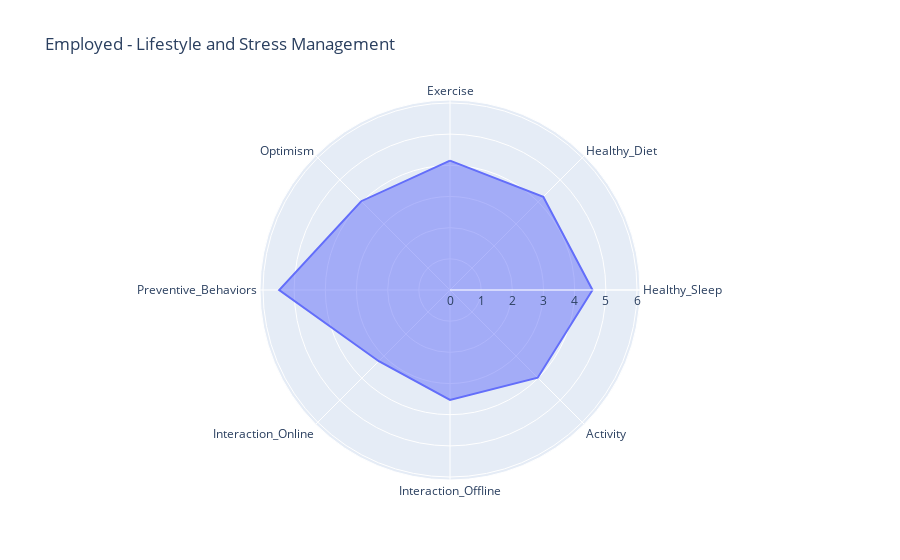
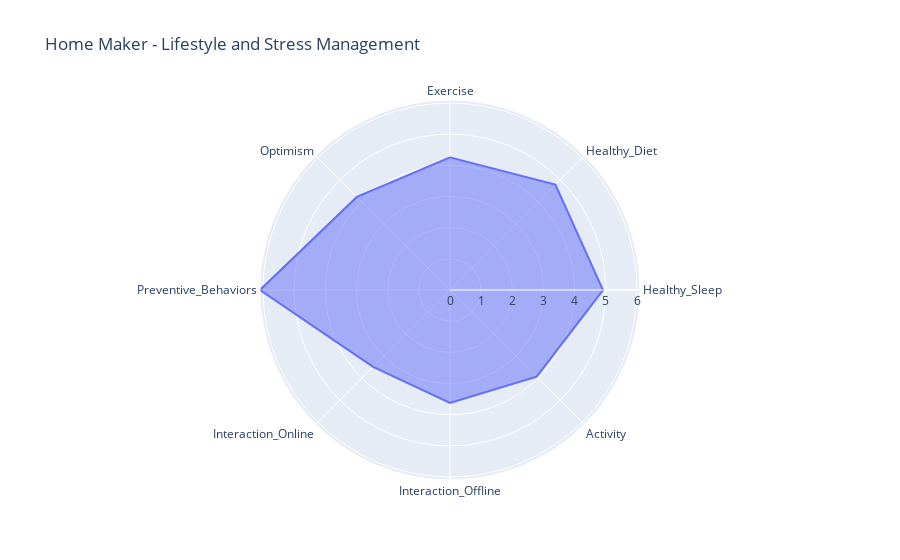
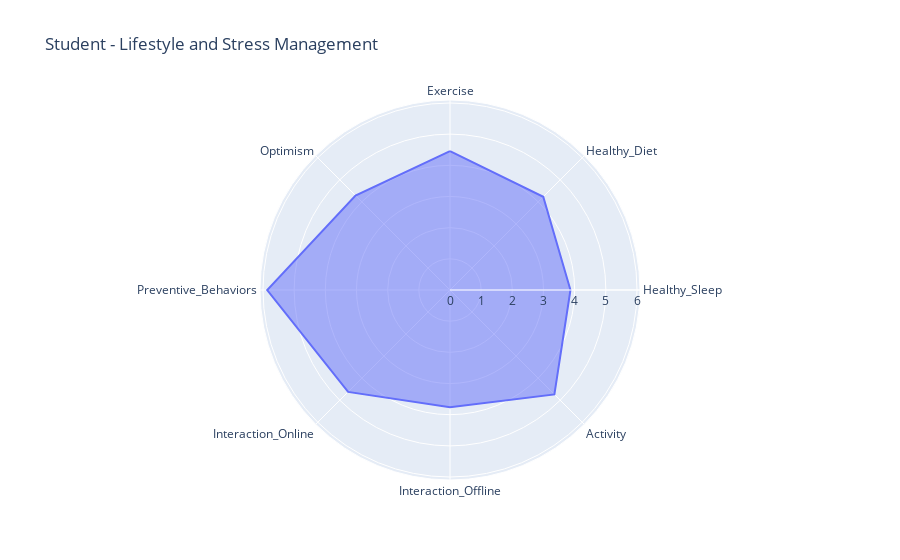
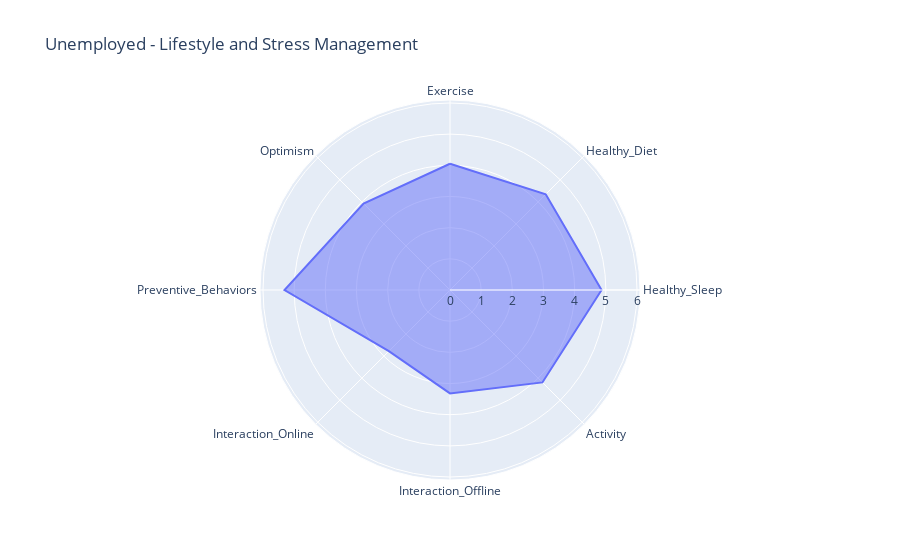

Here is the notebook cell these charts were saved with, in order:
### Markdown cell above
The category "Employed" seems to generally score highest across most lifestyle and stress management activities, indicating that those who are employed might be engaging more in these activities compared to other groups.
"Home Maker" and "Student" categories show similar patterns and levels of engagement in these activities, but slightly less than the "Employed" group.
The "Unemployed" group shows the least engagement in these activities across the board, which could suggest a correlation between employment status and lower participation in lifestyle and stress management practices.
The "Others" category is fairly close to "Unemployed" in many activities but shows a little more engagement in preventive behaviors and optimism.
Healthy sleep and a healthy diet are two areas where there is less variation between the groups, suggesting that these might be more universally maintained habits across different job statuses.

### Code cell
import pandas as pd
import plotly.express as px

# Assuming your dataset is stored in a DataFrame called df_dataset
# Let's first filter out the relevant columns for job groups and lifestyle management
job_groups = [1, 2, 3, 4, 5]  # Job group numbers
# Corrected lifestyle management aspects list
lifestyle_management_aspects = ['Exercise', 'Healthy_Diet', 'Healthy_Sleep', 'Activity',
                                 'Interaction_Offline', 'Interaction_Online', 
                                 'Preventive_Behaviors', 'Optimism']

# Create an empty list to hold the data frames for each job group
dfs = []

# Loop through each job group and calculate mean scores for each lifestyle management aspect
for job_group in job_groups:
    temp_df = df_dataset[df_dataset['Job_Group'] == job_group][lifestyle_management_aspects].mean().reset_index()
    temp_df.columns = ['Lifestyle_Management', 'Mean_Score']
    temp_df['Job_Group'] = job_group
    dfs.append(temp_df)

# Concatenate the data frames for each job group
mean_scores_df = pd.concat(dfs)

# Map job group numbers to labels
job_group_labels = {1: 'Employed', 2: 'Home Maker', 3: 'Student', 4: 'Unemployed', 5: 'Others'}
mean_scores_df['Job_Group'] = mean_scores_df['Job_Group'].map(job_group_labels)

# Plotting separate radar plots for each job group
for job_group in job_group_labels.values():
    fig = px.line_polar(mean_scores_df[mean_scores_df['Job_Group'] == job_group], 
                        r='Mean_Score', theta='Lifestyle_Management', line_close=True,
                        range_r=[0, mean_scores_df['Mean_Score'].max()],
                        title=f'{job_group} - Lifestyle and Stress Management',
                        line_group='Job_Group')
    fig.update_traces(fill='toself')
    fig.show()

### Figure 1 — Plotly figure (JSON) as saved in the notebook; plotly's stock layout.template omitted (floating-point values rounded to 4 significant figures)
{"data": [{"fill": "toself", "hovertemplate": "Job_Group=Employed<br>Mean_Score=%{r}<br>Lifestyle_Management=%{theta}<extra></extra>", "legendgroup": "", "line": {"color": "#636efa", "dash": "solid"}, "marker": {"symbol": "circle"}, "mode": "lines", "name": "", "r": [4.15, 4.233, 4.572, 3.98, 3.525, 3.231, 5.48, 4.029, 4.15], "showlegend": false, "subplot": "polar", "theta": ["Exercise", "Healthy_Diet", "Healthy_Sleep", "Activity", "Interaction_Offline", "Interaction_Online", "Preventive_Behaviors", "Optimism", "Exercise"], "type": "scatterpolar"}], "layout": {"legend": {"tracegroupgap": 0}, "polar": {"angularaxis": {"direction": "clockwise", "rotation": 90}, "domain": {"x": [0, 1], "y": [0, 1]}, "radialaxis": {"range": [0, 6.096]}}, "title": {"text": "Employed - Lifestyle and Stress Management"}}}

### Figure 2 — Plotly figure (JSON) as saved in the notebook; plotly's stock layout.template omitted (floating-point values rounded to 4 significant figures)
{"data": [{"fill": "toself", "hovertemplate": "Job_Group=Home Maker<br>Mean_Score=%{r}<br>Lifestyle_Management=%{theta}<extra></extra>", "legendgroup": "", "line": {"color": "#636efa", "dash": "solid"}, "marker": {"symbol": "circle"}, "mode": "lines", "name": "", "r": [4.255, 4.782, 4.909, 3.934, 3.623, 3.489, 6.096, 4.224, 4.255], "showlegend": false, "subplot": "polar", "theta": ["Exercise", "Healthy_Diet", "Healthy_Sleep", "Activity", "Interaction_Offline", "Interaction_Online", "Preventive_Behaviors", "Optimism", "Exercise"], "type": "scatterpolar"}], "layout": {"legend": {"tracegroupgap": 0}, "polar": {"angularaxis": {"direction": "clockwise", "rotation": 90}, "domain": {"x": [0, 1], "y": [0, 1]}, "radialaxis": {"range": [0, 6.096]}}, "title": {"text": "Home Maker - Lifestyle and Stress Management"}}}

### Figure 3 — Plotly figure (JSON) as saved in the notebook; plotly's stock layout.template omitted (floating-point values rounded to 4 significant figures)
{"data": [{"fill": "toself", "hovertemplate": "Job_Group=Student<br>Mean_Score=%{r}<br>Lifestyle_Management=%{theta}<extra></extra>", "legendgroup": "", "line": {"color": "#636efa", "dash": "solid"}, "marker": {"symbol": "circle"}, "mode": "lines", "name": "", "r": [4.457, 4.231, 3.865, 4.737, 3.764, 4.624, 5.865, 4.287, 4.457], "showlegend": false, "subplot": "polar", "theta": ["Exercise", "Healthy_Diet", "Healthy_Sleep", "Activity", "Interaction_Offline", "Interaction_Online", "Preventive_Behaviors", "Optimism", "Exercise"], "type": "scatterpolar"}], "layout": {"legend": {"tracegroupgap": 0}, "polar": {"angularaxis": {"direction": "clockwise", "rotation": 90}, "domain": {"x": [0, 1], "y": [0, 1]}, "radialaxis": {"range": [0, 6.096]}}, "title": {"text": "Student - Lifestyle and Stress Management"}}}

### Figure 4 — Plotly figure (JSON) as saved in the notebook; plotly's stock layout.template omitted (floating-point values rounded to 4 significant figures)
{"data": [{"fill": "toself", "hovertemplate": "Job_Group=Unemployed<br>Mean_Score=%{r}<br>Lifestyle_Management=%{theta}<extra></extra>", "legendgroup": "", "line": {"color": "#636efa", "dash": "solid"}, "marker": {"symbol": "circle"}, "mode": "lines", "name": "", "r": [4.05, 4.344, 4.862, 4.194, 3.318, 2.775, 5.31, 3.923, 4.05], "showlegend": false, "subplot": "polar", "theta": ["Exercise", "Healthy_Diet", "Healthy_Sleep", "Activity", "Interaction_Offline", "Interaction_Online", "Preventive_Behaviors", "Optimism", "Exercise"], "type": "scatterpolar"}], "layout": {"legend": {"tracegroupgap": 0}, "polar": {"angularaxis": {"direction": "clockwise", "rotation": 90}, "domain": {"x": [0, 1], "y": [0, 1]}, "radialaxis": {"range": [0, 6.096]}}, "title": {"text": "Unemployed - Lifestyle and Stress Management"}}}
